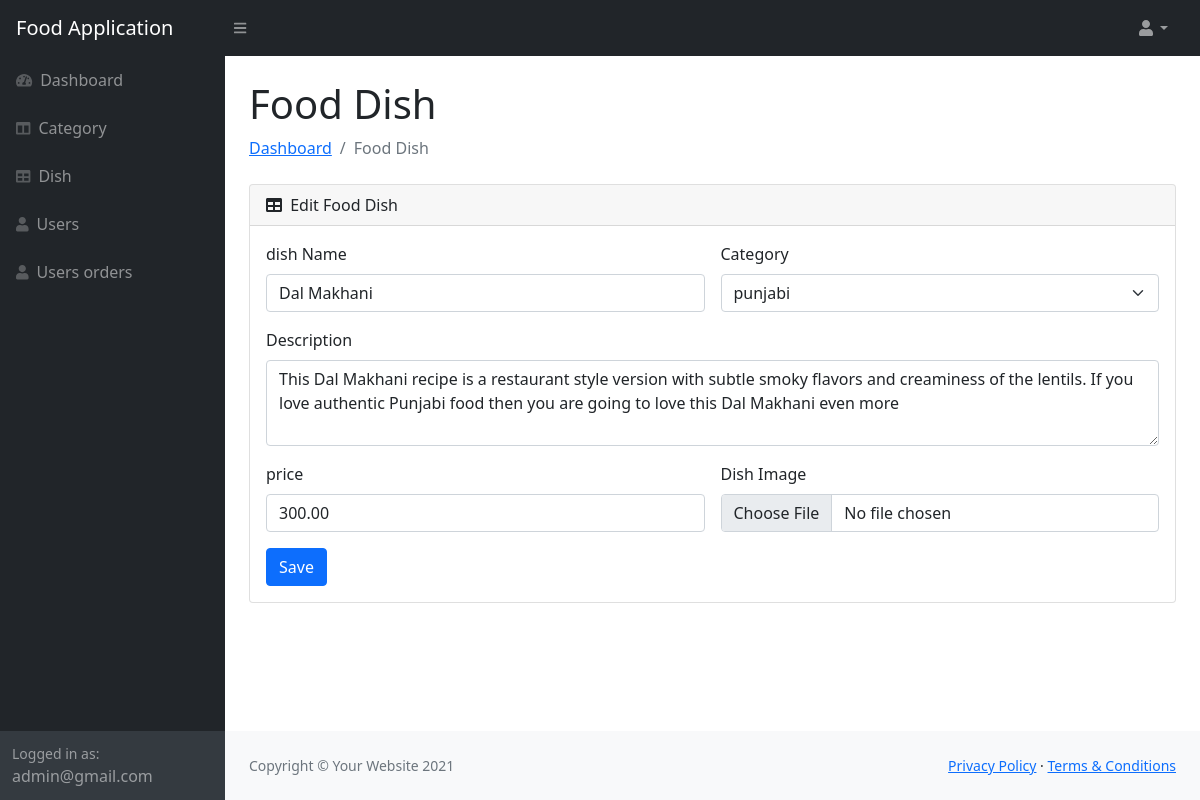
The app's page /admin/managedish.php?edit=3 (signed in) with its own data.
### tables this page shows
CREATE TABLE `dishes` (
  `id` int(11) NOT NULL,
  `c_id` int(11) NOT NULL,
  `title` varchar(222) NOT NULL,
  `slogan` varchar(222) NOT NULL,
  `price` decimal(10,2) NOT NULL,
  `img` varchar(222) NOT NULL
);

### admin/managedish.php (the view, shortened to what this page needs)
<?php
require ('../connection/connect.php');
if(isset($_GET['edit']))
{
    $id = $_GET['edit'];
    $sql = "SELECT * FROM  `dishes` where id='$id'";
    $res = mysqli_query($db,$sql) or die("Error");
    $row = mysqli_fetch_row($res);
    $name = $row[2];
    $cid=$row[1];
    $price= $row[4];
    $desc = $row[3];
}
include('include/head.php');
include('include/sidebar.php');
?>
<main>
                    <div class="container-fluid px-4">
                        <h1 class="mt-4">Food Dish</h1>
                        <ol class="breadcrumb mb-4">
                            <li class="breadcrumb-item"><a href="dashboard.php">Dashboard</a></li>
                            <li class="breadcrumb-item active">Food Dish</li>
                        </ol>
                        <div class="card mb-4">
                            <div class="card-header">
                                <i class="fas fa-table me-1"></i>
                              <?php echo isset($id) ? 'Edit' : 'Add'; ?> Food Dish
                            </div>
                            <div class="card-body">
                                <form class="row g-3" method="post" action="functions.php" enctype="multipart/form-data">
  <div class="col-md-6">
    <label for="inputEmail4" class="form-label">dish Name</label>
    <input type="text" name="dishName" required class="form-control" id="inputEmail4"  value="<?php echo isset($name)? $name : '';?>">
  </div>
  <div class="col-md-6">
    <label for="inputPassword4" class="form-label">Category</label>
    <select id="inputState" class="form-select" required name="categoy">
     <?php
$sql = "SELECT * FROM category";
$res = mysqli_query($db,$sql) or die("Error");
while($row= mysqli_fetch_row($res))
{
  if($cid==$row[0])
  {
    echo "<option value='$row[0]' selected>".$row[1]."</option>";
  }else{
    echo "<option value='$row[0]'>".$row[1]."</option>";
  }
}
     ?>
    </select>
  </div>
  <div class="col-12">
    <label for="inputAddress" class="form-label">Description</label>
    <textarea class="form-control" id="inputAddress"  name="description" rows="3" required><?php echo isset($desc) ? $desc : '';?></textarea>
  </div>
  <div class="col-md-6">
    <label for="inputCity" class="form-label">price</label>
    <input type="number" class="form-control" id="inputCity" name="price" required value="<?php echo isset($price)? $price : '';?>">
  </div>
  <div class="col-md-6">
  <label for="formFile" class="form-label">Dish Image</label>
  <input class="form-control" type="file" name="imageup" id="imageup" accept="image/png, image/gif, image/jpeg, image/jpg" <?php echo isset($id) ? '' : 'required'; ?>>
  </div>
  <div class="col-12">
    <button type="submit" name="<?php echo isset($id)? 'editDish' : 'addDish';?>" class="btn btn-primary">Save</button>
  </div>
</form>
                            </div>
                        </div>
                    </div>
                </main>
<?php
include('include/footer.php');
?>

### records on screen
dishes: dishName "Dal Makhani", description "This Dal Makhani recipe is a restaurant style version with subtle smoky flavors and creaminess of the lentils. If you love authentic Punjabi food then you are going to love this Dal Makhani even more", price "300.00"

### other values on screen
$_SESSION['Email'] "admin@gmail.com"
form field categoy "punjabi"
